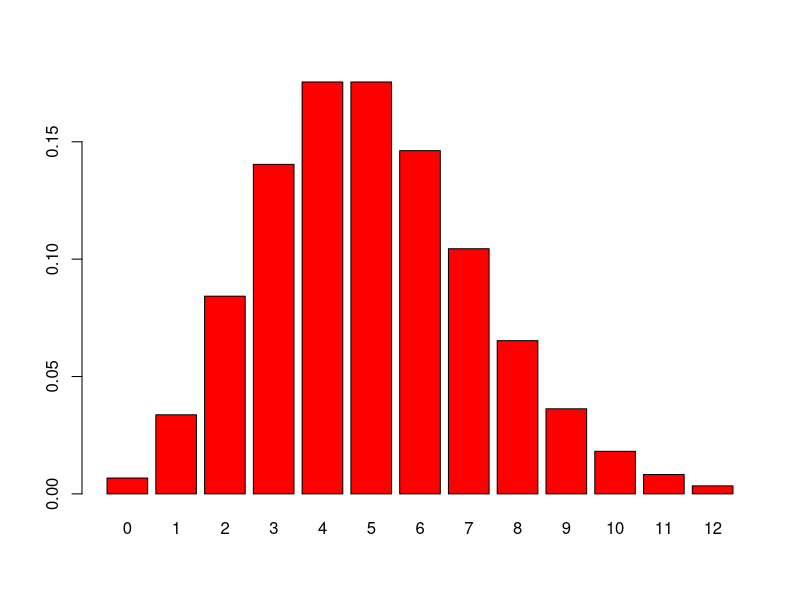
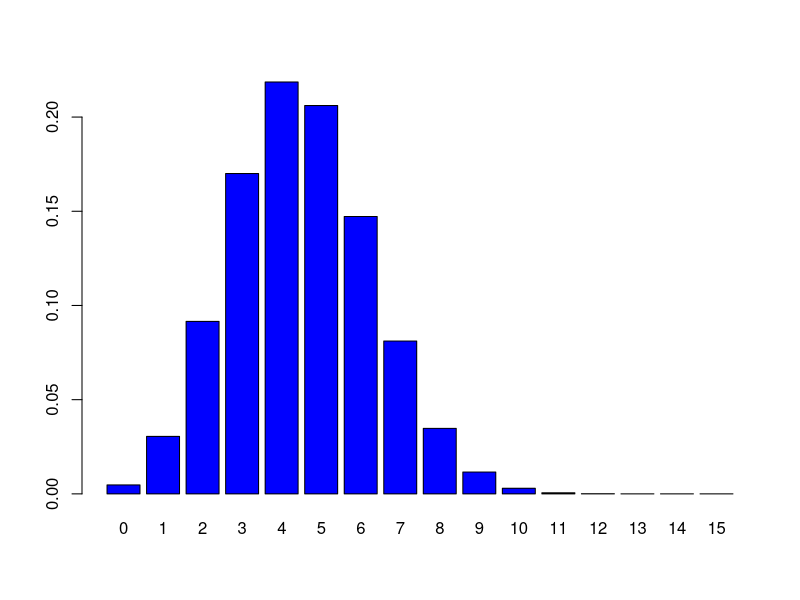
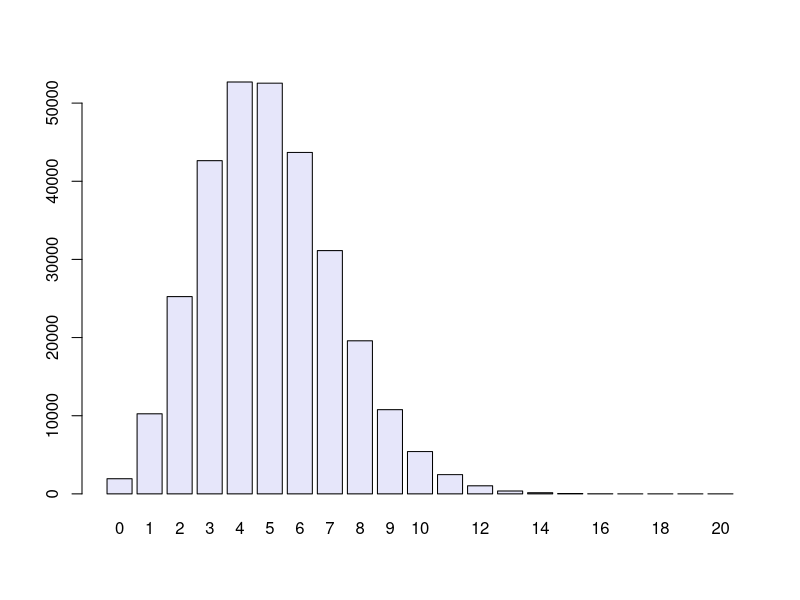

Write R code to recreate these figures, in order.
## ---- chunk 1

# odds of excactly 3 instances in a piosson distribution with rate 5
dpois(x = 3, lambda = 5)
## ---- chunk 2

# pass a range using :
barplot(dpois(0:12, 5), names.arg = 0:12, col = "red")
## ---- chunk 3

# Blood types of 19 hypoethetical people
genotype = c("AA","AO","BB","AO","OO","AO","AA","BO","BO",
             "AO","BB","AO","BO","AB","OO","AB","BB","AO","AO")
table(genotype)
## ---- chunk 4

# fair coin 
rbinom(15, prob = 0.5, size = 1)
## ---- chunk 5

# emulate the 2/3 falling into the right of the box
rbinom(15, prob = 2/3, size = 1)

# to just get the number, not the vector of results:
rbinom(1, prob = 2/3, size = 12)

# probability mass distribution 
probabilities = dbinom(0:15, prob = 0.3, size = 15)
round(probabilities, 2)

# we can plot it thusly
barplot(probabilities, names.arg = 0:15, col = "blue")
## ---- chunk 6

# example - rate of 5, P(X=3) - will be like the first example
5^3 * exp(-5) / factorial(3)
## ---- chunk 7

rbinom(1, prob = 5e-4, size = 10000)

simulations = rbinom(n = 300000, prob = 5e-4, size = 10000)
barplot(table(simulations), col = "lavender")
